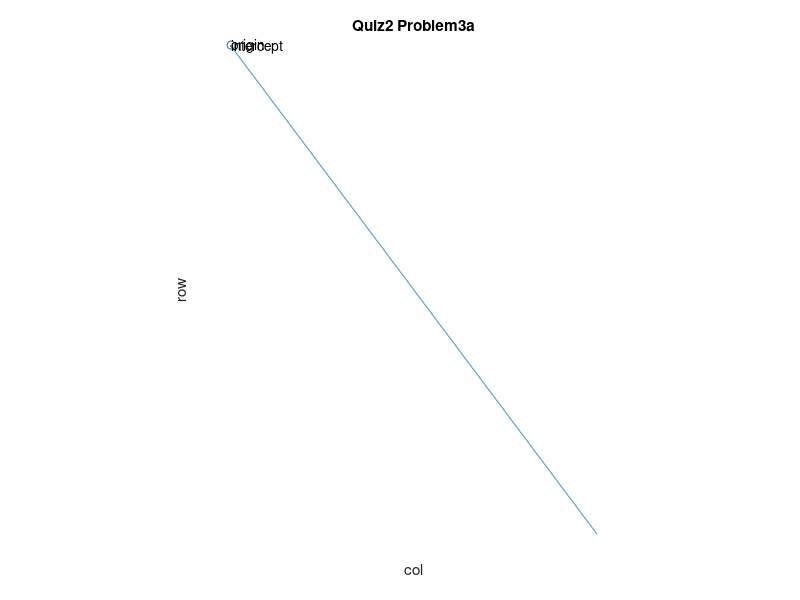

Recreate this plot in MATLAB.

% Problem 3a code that kind of works
close all;
figure(1);
imshow(ones(2464,3280,3));
col = [1:1:3280];
row = (4/3)*col+10;
line(col,row);
title('Quiz2 Problem3a');
ylabel('row');
xlabel('col');

hold on;

plot(1,1,'o');
text(1,1,'origin');
plot(col(1), row(1));
text(col(1), row(1), 'intercept');




